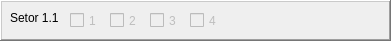
      <widget class="QFrame" name="frame_4">
       <property name="geometry">
        <rect>
         <x>450</x>
         <y>90</y>
         <width>391</width>
         <height>41</height>
        </rect>
       </property>
       <property name="frameShape">
        <enum>QFrame::WinPanel</enum>
       </property>
       <property name="frameShadow">
        <enum>QFrame::Raised</enum>
       </property>
       <widget class="QCheckBox" name="cb111">
        <property name="enabled">
         <bool>false</bool>
        </property>
        <property name="geometry">
         <rect>
          <x>70</x>
          <y>10</y>
          <width>41</width>
          <height>21</height>
         </rect>
        </property>
        <property name="text">
         <string>1</string>
        </property>
       </widget>
       <widget class="QCheckBox" name="cb112">
        <property name="enabled">
         <bool>false</bool>
        </property>
        <property name="geometry">
         <rect>
          <x>110</x>
          <y>10</y>
          <width>41</width>
          <height>21</height>
         </rect>
        </property>
        <property name="text">
         <string>2</string>
        </property>
       </widget>
       <widget class="QLabel" name="label_7">
        <property name="geometry">
         <rect>
          <x>10</x>
          <y>10</y>
          <width>58</width>
          <height>16</height>
         </rect>
        </property>
        <property name="text">
         <string>Setor 1.1</string>
        </property>
       </widget>
       <widget class="QCheckBox" name="cb113">
        <property name="enabled">
         <bool>false</bool>
        </property>
        <property name="geometry">
         <rect>
          <x>150</x>
          <y>10</y>
          <width>41</width>
          <height>21</height>
         </rect>
        </property>
        <property name="text">
         <string>3</string>
        </property>
       </widget>
       <widget class="QCheckBox" name="cb114">
        <property name="enabled">
         <bool>false</bool>
        </property>
        <property name="geometry">
         <rect>
          <x>190</x>
          <y>10</y>
          <width>41</width>
          <height>21</height>
         </rect>
        </property>
        <property name="text">
         <string>4</string>
        </property>
       </widget>
       <widget class="QFrame" name="frame_5">
        <property name="geometry">
         <rect>
          <x>460</x>
          <y>0</y>
          <width>391</width>
          <height>41</height>
         </rect>
        </property>
        <property name="frameShape">
         <enum>QFrame::WinPanel</enum>
        </property>
        <property name="frameShadow">
         <enum>QFrame::Raised</enum>
        </property>
        <widget class="QCheckBox" name="checkBox_17">
         <property name="geometry">
          <rect>
           <x>70</x>
           <y>10</y>
           <width>41</width>
           <height>21</height>
          </rect>
         </property>
         <property name="text">
          <string>1</string>
         </property>
        </widget>
        <widget class="QCheckBox" name="checkBox_18">
         <property name="geometry">
          <rect>
           <x>110</x>
           <y>10</y>
           <width>41</width>
           <height>21</height>
          </rect>
         </property>
         <property name="text">
          <string>2</string>
         </property>
        </widget>
        <widget class="QLabel" name="label_8">
         <property name="geometry">
          <rect>
           <x>10</x>
           <y>10</y>
           <width>58</width>
           <height>16</height>
          </rect>
         </property>
         <property name="text">
          <string>Setor 1.1</string>
         </property>
        </widget>
        <widget class="QCheckBox" name="checkBox_19">
         <property name="geometry">
          <rect>
           <x>150</x>
           <y>10</y>
           <width>41</width>
           <height>21</height>
          </rect>
         </property>
         <property name="text">
          <string>3</string>
         </property>
        </widget>
        <widget class="QCheckBox" name="checkBox_20">
         <property name="geometry">
          <rect>
           <x>190</x>
           <y>10</y>
           <width>41</width>
           <height>21</height>
          </rect>
         </property>
         <property name="text">
          <string>4</string>
         </property>
        </widget>
        <widget class="QCheckBox" name="checkBox_21">
         <property name="geometry">
          <rect>
           <x>230</x>
           <y>10</y>
           <width>41</width>
           <height>21</height>
          </rect>
         </property>
         <property name="text">
          <string>5</string>
         </property>
        </widget>
        <widget class="QCheckBox" name="checkBox_22">
         <property name="geometry">
          <rect>
           <x>270</x>
           <y>10</y>
           <width>41</width>
           <height>21</height>
          </rect>
         </property>
         <property name="text">
          <string>6</string>
         </property>
        </widget>
        <widget class="QCheckBox" name="checkBox_23">
         <property name="geometry">
          <rect>
           <x>310</x>
           <y>10</y>
           <width>41</width>
           <height>21</height>
          </rect>
         </property>
         <property name="text">
          <string>7</string>
         </property>
        </widget>
        <widget class="QCheckBox" name="checkBox_24">
         <property name="geometry">
          <rect>
           <x>350</x>
           <y>10</y>
           <width>41</width>
           <height>21</height>
          </rect>
         </property>
         <property name="text">
          <string>8</string>
         </property>
        </widget>
       </widget>
      </widget>
